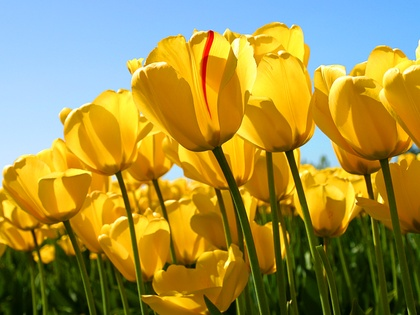
%> input picture extras/thresholding/tulips.jpg, 420 x 315 px, shrunk from 1024 x 768 before the run
$ octave script.m   (GNU Octave 9; MATLAB toolbox functions it lacks are replaced by stand-ins)
%> lines starting %> are read from the running program, lines starting %| are printed output that depends on the picture; in (x1, y1, x2, y2) boxes, pixels count from 0 and x2, y2 are one past the last pixel; in counts of white or black regions, pixels touching at a corner belong together; the program's own positions count from 1
### extras/thresholding/threshold_image.m
function [ binary_image ] = threshold_image(image, threshold_value)
  % Convert integer value to a decimal value between 0 and 1
  if isreal(threshold_value) && rem(threshold_value,1) == 0
    threshold_value = threshold_value / 255;
  end

  [rows, cols ~] = size(image);
  doubled_image = im2double(image);

  % Iterate over the image and update every pixel using the threshold value
  for i = 1:rows
    for j = 1:cols
      if(doubled_image(i, j) <= threshold_value)
        doubled_image(i, j) = 0;
      else
        doubled_image(i, j) = 1;
      end
    end
  end
  binary_image = im2uint8(doubled_image);
end

### extras/thresholding/script.m
% Thresholding implementation
image = rgb2gray(imread('tulips.jpg'));
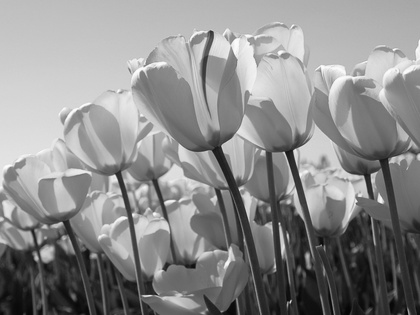
%> image: size 315x420 uint8; min 4, max 254, mean 140

% Convert image to double
doubled_image = double(image);

% Get otsu level of threshold
otsu_level = graythresh(image);
%> otsu_level = 0.522

% Threshold image using imbinarize built-in function
otsu_threshold = imbinarize(image, otsu_level);
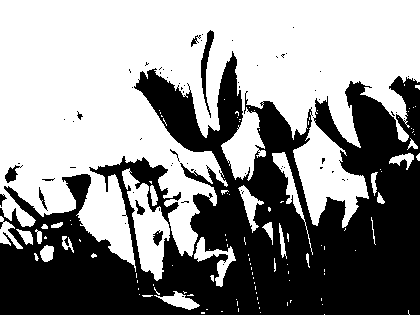
%> otsu_threshold: size 315x420 logical; 56.3% white; 66 black regions (55 under 20 px), largest, box (x1, y1, x2, y2) and area: (0, 51, 420, 315) 56801, (201, 30, 214, 118) 380, (5, 165, 23, 183) 139
threshold_50 = imbinarize(image, 50 / 255);
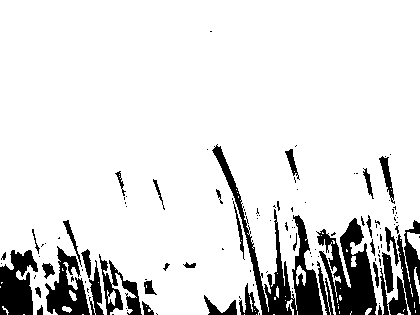
%> threshold_50: size 315x420 logical; 87.6% white; 120 black regions (85 under 20 px), largest, box (x1, y1, x2, y2) and area: (212, 144, 323, 315) 3621, (316, 218, 377, 315) 3060, (0, 250, 38, 315) 1743
threshold_100 = imbinarize(image, 100 / 255);
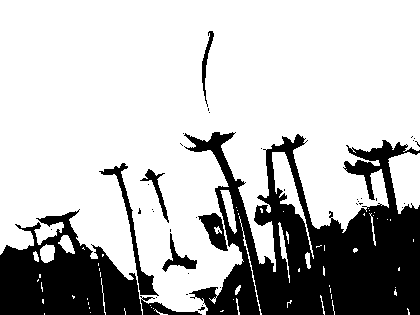
%> threshold_100: size 315x420 logical; 73.9% white; 39 black regions (31 under 20 px), largest, box (x1, y1, x2, y2) and area: (184, 132, 420, 315) 22574, (0, 209, 142, 315) 8969, (99, 163, 159, 296) 941
threshold_150 = imbinarize(image, 150 / 255);
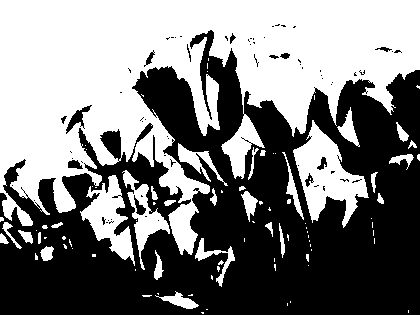
%> threshold_150: size 315x420 logical; 49% white; 90 white regions (59 under 20 px), largest, box (x1, y1, x2, y2) and area: (0, 0, 420, 255) 53698, (293, 120, 369, 228) 3551, (80, 175, 135, 266) 2101
threshold_200 = imbinarize(image, 200 / 255);
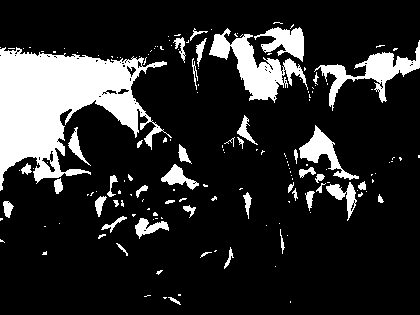
%> threshold_200: size 315x420 logical; 16.9% white; 162 white regions (116 under 20 px), largest, box (x1, y1, x2, y2) and area: (0, 47, 172, 191) 11769, (209, 28, 308, 103) 2563, (314, 40, 420, 111) 1864

% Show images
figure(1)
subplot(2, 3, 1), imshow(image), title('Original Image')
subplot(2, 3, 2), imshow(otsu_threshold), title('Using Otsu Threshold value')
subplot(2, 3, 3), imshow(threshold_50), title('Using Threshold value of 50')
subplot(2, 3, 4), imshow(threshold_100), title('Using Threshold value of 100')
subplot(2, 3, 5), imshow(threshold_150), title('Using Threshold value of 150')
subplot(2, 3, 6), imshow(threshold_200), title('Using Threshold value of 200')

% Threshold image using custom function
figure(2)
subplot(2, 3, 1), imshow(image), title('Original Image')
subplot(2, 3, 2), imshow(threshold_image(image, otsu_level)), title('Using Otsu Threshold value')
subplot(2, 3, 3), imshow(threshold_image(image, 50)), title('Using Threshold value of 50')
subplot(2, 3, 4), imshow(threshold_image(image, 100)), title('Using Threshold value of 100')
subplot(2, 3, 5), imshow(threshold_image(image, 150)), title('Using Threshold value of 150')
subplot(2, 3, 6), imshow(threshold_image(image, 200)), title('Using Threshold value of 200')
